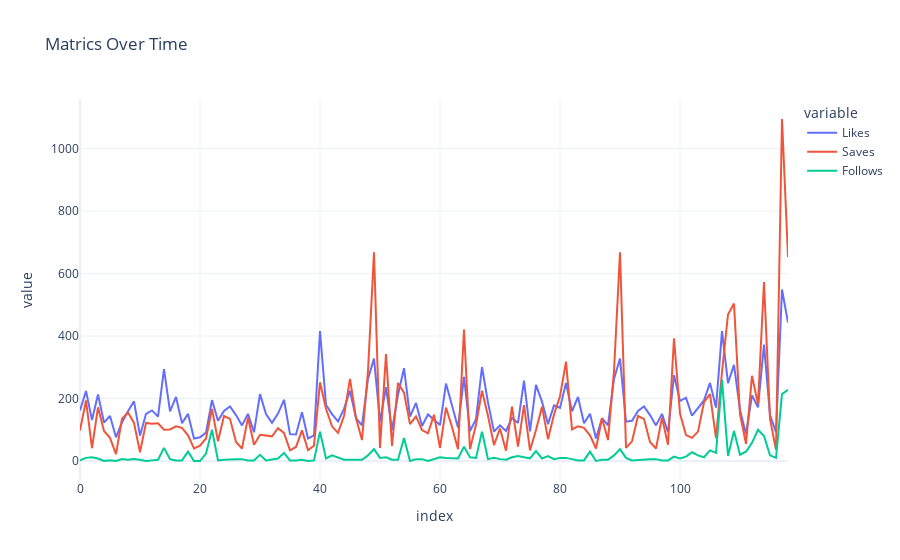

Notebook code for this chart:
### Markdown cell above
Q.6: Have a look at all the metrics like Likes, Saves, and Follows from each post over time as
shown below

### Code cell
fig = px.line(df,x=df.index,y=['Likes','Saves','Follows'], title='Matrics Over Time')
fig.show()

### Figure 1 — Plotly figure (JSON) as saved in the notebook; plotly's stock layout.template omitted (floating-point values rounded to 4 significant figures)
{"data": [{"hovertemplate": "variable=Likes<br>index=%{x}<br>value=%{y}<extra></extra>", "legendgroup": "Likes", "line": {"color": "#636efa", "dash": "solid"}, "marker": {"symbol": "circle"}, "mode": "lines", "name": "Likes", "orientation": "v", "showlegend": true, "type": "scatter", "x": [0, 1, 2, 3, 4, 5, 6, 7, 8, 9, 10, 11, 12, 13, 14, 15, 16, 17, 18, 19, 20, 21, 22, 23, 24, 25, 26, 27, 28, 29, 30, 31, 32, 33, 34, 35, 36, 37, 38, 39, 40, 41, 42, 43, 44, 45, 46, 47, 48, 49, 50, 51, 52, 53, 54, 55, 56, 57, 58, 59, 60, 61, 62, 63, 64, 65, 66, 67, 68, 69, 70, 71, 72, 73, 74, 75, 76, 77, 78, 79, 80, 81, 82, 83, 84, 85, 86, 87, 88, 89, 90, 91, 92, 93, 94, 95, 96, 97, 98, 99, 100, 101, 102, 103, 104, 105, 106, 107, 108, 109, 110, 111, 112, 113, 114, 115, 116, 117, 118], "xaxis": "x", "y": [162, 224, 131, 213, 123, 144, 76, 124, 159, 191, 81, 151, 162, 142, 294, 159, 205, 121, 151, 72, 76, 91, 195, 129, 160, 175, 147, 114, 151, 92, 214, 150, 122, 152, 196, 86, 85, 156, 72, 82, 416, 180, 150, 127, 167, 225, 137, 114, 263, 328, 126, 236, 99, 212, 297, 142, 186, 112, 149, 132, 115, 248, 178, 107, 269, 96, 134, 301, 187, 94, 114, 96, 138, 122, 257, 95, 244, 190, 118, 178, 170, 250, 159, 205, 121, 151, 72, 137, 114, 263, 328, 126, 129, 160, 175, 147, 114, 151, 92, 275, 192, 203, 145, 168, 194, 250, 171, 416, 249, 308, 163, 86, 210, 172, 373, 148, 92, 549, 443], "yaxis": "y"}, {"hovertemplate": "variable=Saves<br>index=%{x}<br>value=%{y}<extra></extra>", "legendgroup": "Saves", "line": {"color": "#EF553B", "dash": "solid"}, "marker": {"symbol": "circle"}, "mode": "lines", "name": "Saves", "orientation": "v", "showlegend": true, "type": "scatter", "x": [0, 1, 2, 3, 4, 5, 6, 7, 8, 9, 10, 11, 12, 13, 14, 15, 16, 17, 18, 19, 20, 21, 22, 23, 24, 25, 26, 27, 28, 29, 30, 31, 32, 33, 34, 35, 36, 37, 38, 39, 40, 41, 42, 43, 44, 45, 46, 47, 48, 49, 50, 51, 52, 53, 54, 55, 56, 57, 58, 59, 60, 61, 62, 63, 64, 65, 66, 67, 68, 69, 70, 71, 72, 73, 74, 75, 76, 77, 78, 79, 80, 81, 82, 83, 84, 85, 86, 87, 88, 89, 90, 91, 92, 93, 94, 95, 96, 97, 98, 99, 100, 101, 102, 103, 104, 105, 106, 107, 108, 109, 110, 111, 112, 113, 114, 115, 116, 117, 118], "xaxis": "x", "y": [98, 194, 41, 172, 96, 74, 22, 135, 155, 122, 28, 122, 119, 121, 100, 101, 111, 106, 82, 40, 49, 72, 167, 63, 144, 135, 61, 40, 139, 52, 84, 81, 79, 105, 90, 34, 45, 98, 35, 49, 252, 167, 111, 90, 144, 263, 137, 67, 288, 668, 42, 342, 48, 250, 219, 118, 143, 99, 89, 148, 42, 171, 109, 38, 421, 38, 116, 225, 144, 51, 104, 33, 174, 46, 179, 34, 99, 174, 70, 149, 207, 318, 101, 111, 106, 82, 40, 137, 67, 288, 668, 42, 63, 144, 135, 61, 40, 139, 52, 393, 152, 83, 74, 94, 188, 214, 73, 285, 469, 504, 149, 55, 273, 182, 573, 135, 36, 1095, 653], "yaxis": "y"}, {"hovertemplate": "variable=Follows<br>index=%{x}<br>value=%{y}<extra></extra>", "legendgroup": "Follows", "line": {"color": "#00cc96", "dash": "solid"}, "marker": {"symbol": "circle"}, "mode": "lines", "name": "Follows", "orientation": "v", "showlegend": true, "type": "scatter", "x": [0, 1, 2, 3, 4, 5, 6, 7, 8, 9, 10, 11, 12, 13, 14, 15, 16, 17, 18, 19, 20, 21, 22, 23, 24, 25, 26, 27, 28, 29, 30, 31, 32, 33, 34, 35, 36, 37, 38, 39, 40, 41, 42, 43, 44, 45, 46, 47, 48, 49, 50, 51, 52, 53, 54, 55, 56, 57, 58, 59, 60, 61, 62, 63, 64, 65, 66, 67, 68, 69, 70, 71, 72, 73, 74, 75, 76, 77, 78, 79, 80, 81, 82, 83, 84, 85, 86, 87, 88, 89, 90, 91, 92, 93, 94, 95, 96, 97, 98, 99, 100, 101, 102, 103, 104, 105, 106, 107, 108, 109, 110, 111, 112, 113, 114, 115, 116, 117, 118], "xaxis": "x", "y": [2, 10, 12, 8, 0, 2, 0, 6, 4, 6, 4, 0, 2, 4, 42, 6, 2, 2, 30, 0, 0, 24, 100, 2, 4, 6, 6, 6, 2, 2, 20, 2, 4, 8, 26, 2, 2, 4, 0, 2, 94, 8, 18, 10, 4, 4, 4, 4, 18, 38, 10, 12, 4, 4, 74, 0, 6, 6, 0, 6, 12, 10, 8, 8, 46, 12, 10, 94, 6, 10, 6, 4, 12, 16, 12, 8, 32, 8, 16, 6, 10, 10, 6, 2, 2, 30, 0, 4, 4, 18, 38, 10, 2, 4, 6, 6, 6, 2, 2, 14, 8, 14, 28, 18, 12, 34, 26, 260, 16, 96, 20, 30, 58, 100, 80, 18, 10, 214, 228], "yaxis": "y"}], "layout": {"legend": {"title": {"text": "variable"}, "tracegroupgap": 0}, "title": {"text": "Matrics Over Time"}, "xaxis": {"anchor": "y", "domain": [0, 1], "title": {"text": "index"}}, "yaxis": {"anchor": "x", "domain": [0, 1], "title": {"text": "value"}}}}
